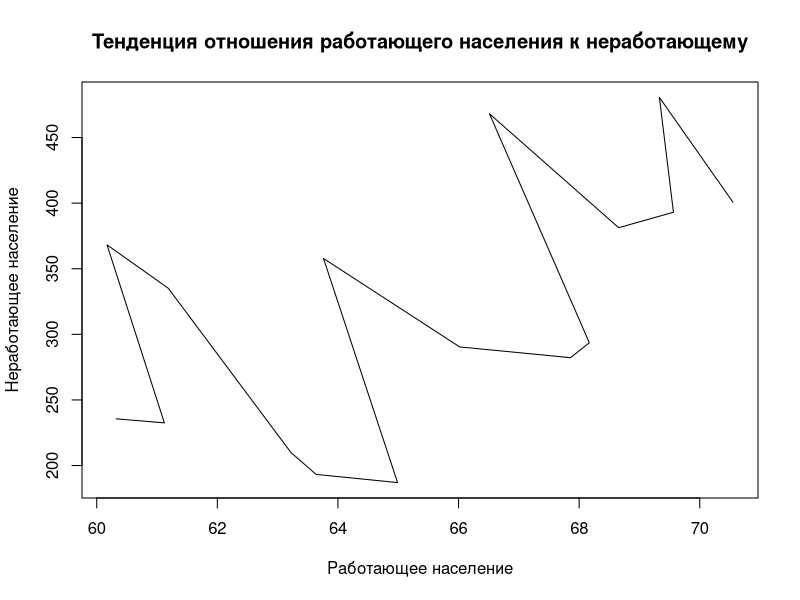
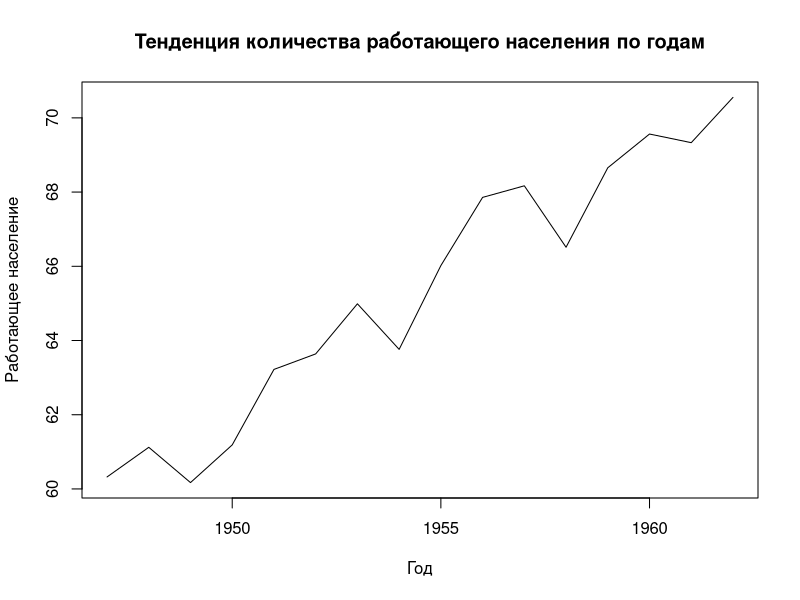
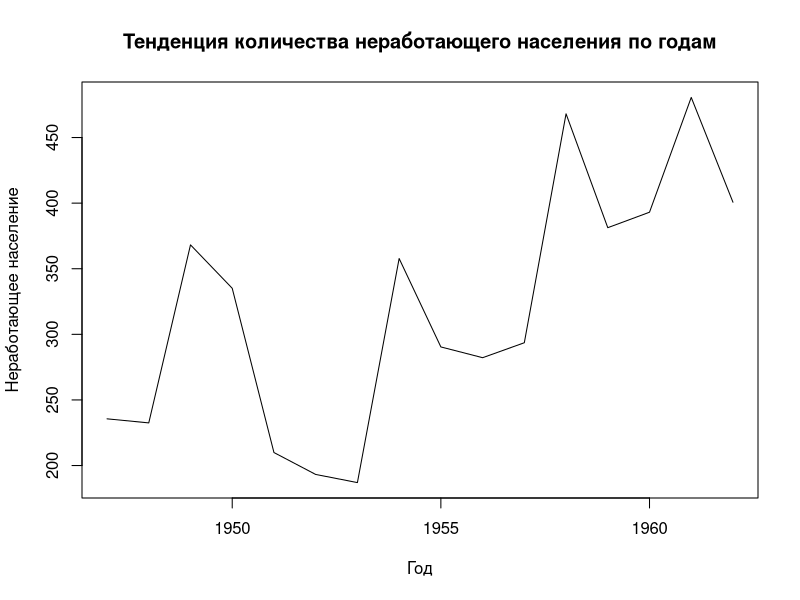
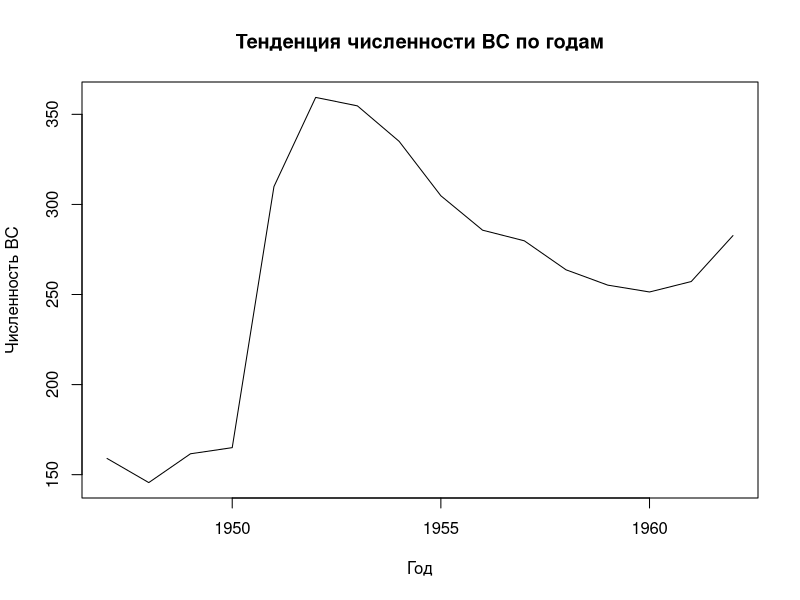
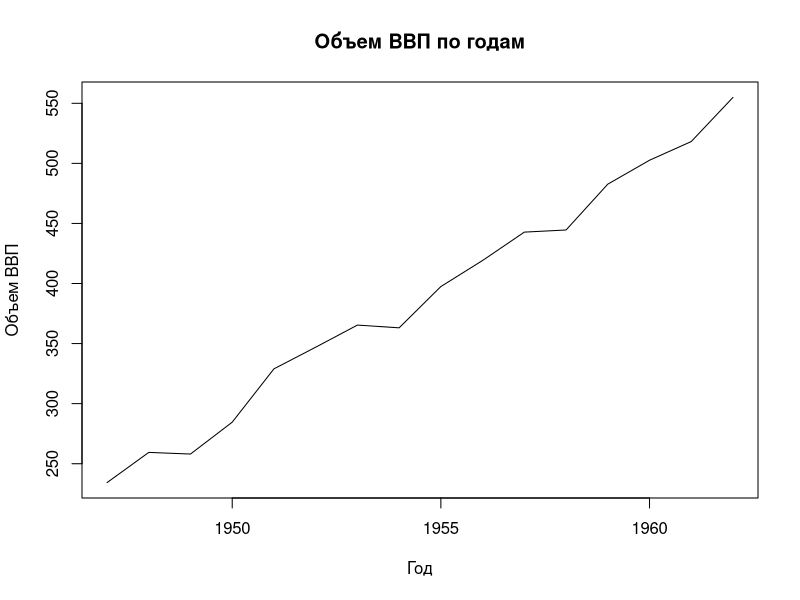
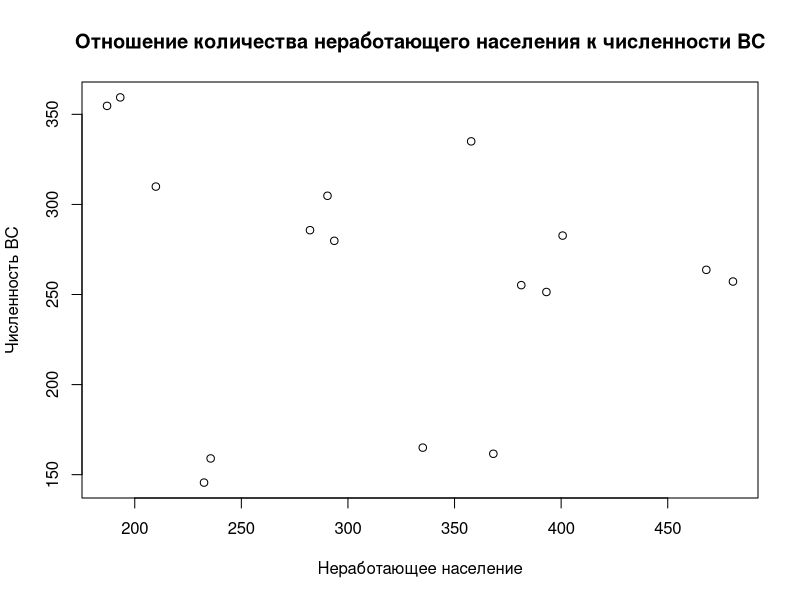
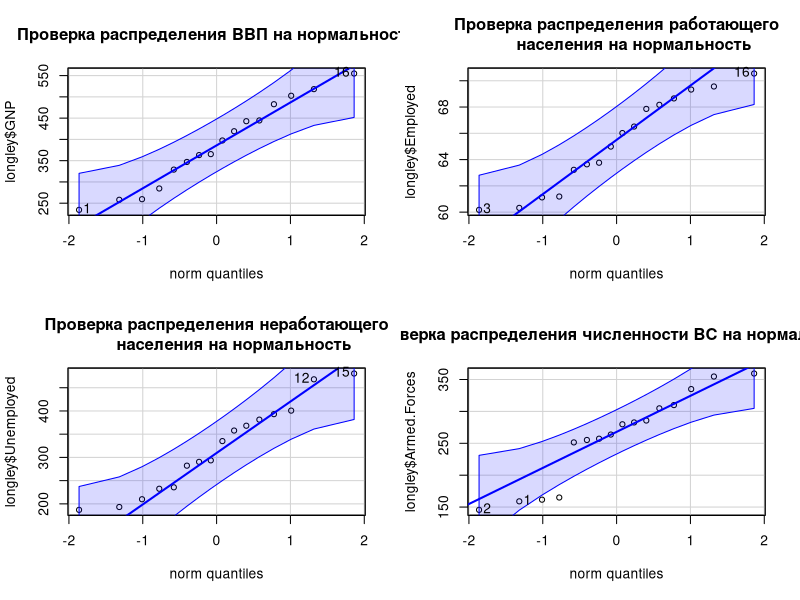
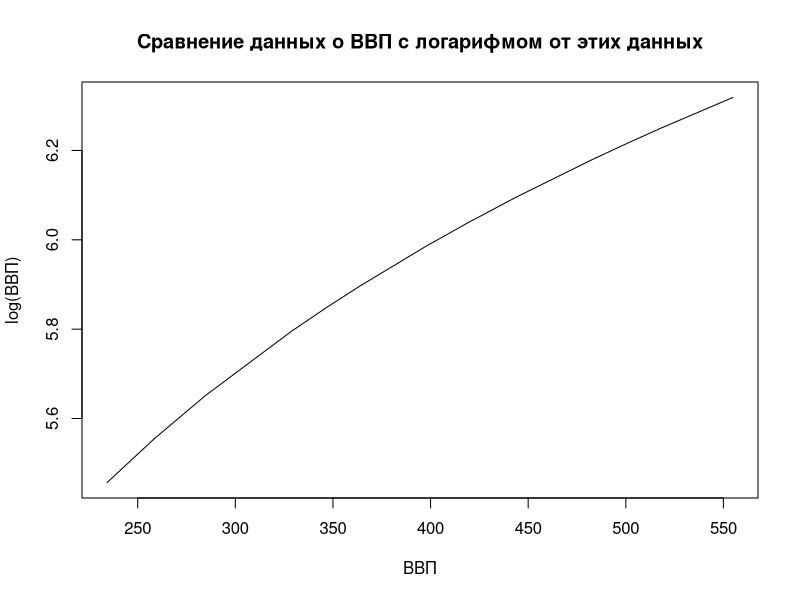

These figures' R source, in order:
setwd("C:/Users/AlmaZ/RStudioProjects/R/LR8")

# longley
paste0('Количество переменных = ', length(longley))
paste0('Объем выборки = ', nrow(longley))
summary(longley)
cor(longley)

plot(longley$Employed, longley$Unemployed, type='l', xlab = 'Работающее население',
     ylab = 'Неработающее население', 
     main = 'Тенденция отношения работающего населения к неработающему')

plot(longley$Year, longley$Employed, type='l', xlab = 'Год',
     ylab = 'Работающее население', 
     main = 'Тенденция количества работающего населения по годам')

plot(longley$Year, longley$Unemployed, type='l', xlab = 'Год',
     ylab = 'Неработающее население', 
     main = 'Тенденция количества неработающего населения по годам')

plot(longley$Year, longley$Armed.Forces, type='l', xlab = 'Год',
     ylab = 'Численность ВС', 
     main = 'Тенденция численности ВС по годам')

plot(longley$Year, longley$GNP, type='l', xlab = 'Год',
     ylab = 'Объем ВВП', 
     main = 'Объем ВВП по годам')

plot(longley$Unemployed, longley$Armed.Forces, xlab = 'Неработающее население',
     ylab = 'Численность ВС', 
     main = 'Отношение количества неработающего населения к численности ВС')


library(car)
par(mfrow=c(2, 2))
qqPlot(longley$GNP, main = 'Проверка распределения ВВП на нормальность')
qqPlot(longley$Employed, main = 'Проверка распределения работающего
       населения на нормальность')
qqPlot(longley$Unemployed, main = 'Проверка распределения неработающего
       населения на нормальность')
qqPlot(longley$Armed.Forces, main = 'Проверка распределения численности ВС на нормальность')

shapiro.test(longley$GNP)
shapiro.test(longley$Employed)
shapiro.test(longley$Unemployed)
shapiro.test(longley$Armed.Forces)


par(mfrow=c(1, 1))
cor(longley$GNP, log(longley$GNP),method="spearman")
plot(longley$GNP, log(longley$GNP), type='l', xlab = 'ВВП',
     ylab = 'log(ВВП)', 
     main = 'Сравнение данных о ВВП с логарифмом от этих данных')



df <- read.csv("Belarus.csv", sep=",", header=T,
              fileEncoding="UTF-8")
df <- df[, -c(1:3)]; df <- t(df)
colnames(df) <- df[1, ]; df <- df[-1, -c(23:27)]
df[df == '..'] <- NA; df <- as.data.frame(df)
df <- data.frame(lapply(df, as.numeric)); rownames(df) <- 1989:2017


library(car)
scatterplotMatrix(df[, c(1:4)], spread=FALSE, lty.smooth=2,
                  main="Матрица диаграмм рассеяния")

plot(rownames(df), df[, 2], type = 'l', xlab = 'Год', ylab = 'Прирост ВВП (в %)')

plot(df$SP.POP.GROW, df[, 2], xlab = 'Прирост населения', ylab = 'Прирост ВВП',
     main = 'Отношение прироста населения к приросту ВВП')
cor.test(df$SP.POP.GROW, df[, 2])

plot(df$SP.POP.GROW, df$SL.UEM.BASC.ZS, xlab = 'Прирост населения', 
     ylab = 'Безработица среди граждан с базовым образованием', 
     main = 'Отношение прироста населения к динамике безработицы')
# cor.test(df$SP.POP.GROW, df$SL.UEM.BASC.ZS)


par(mfrow=c(1, 2))
plot(df$SP.POP.GROW, df$SP.DYN.LE00.IN, xlab = 'Прирост населения', 
     ylab = 'Продолжительность жизни', 
     main = 'Отношение прироста населения к продолжительности жизни')
cor.test(df$SP.POP.GROW, df$SP.DYN.LE00.IN)

plot(df$SP.POP.GROW, df$SP.DYN.CDRT.IN, xlab = 'Прирост населения', 
     ylab = 'Смертность (на 1000 чел.)', 
     main = 'Отношение прироста населения к смертности')
cor.test(df$SP.POP.GROW, df$SP.DYN.CDRT.IN)


plot(df$SE.TER.CUAT.BA.ZS, df$NE.EXP.GNFS.KD.ZG, xlab = 'Люди с высшим образованием', 
     ylab = 'Экспорт товаров',
     main = 'Отношение количества людей с высшим образованием 
     к объему технологичного производства')
# cor.test(df$SE.TER.CUAT.BA.ZS, df$NE.EXP.GNFS.KD.ZG)

plot(df$SE.TER.CUAT.BA.ZS, df$NV.MNF.TECH.ZS.UN, xlab = 'Люди с высшим образованием', 
     ylab = 'Высокотехнологичное производство', 
     main = 'Отношение количества людей с высшим образованием к общему экспорту')
# cor.test(df$SE.TER.CUAT.BA.ZS, df$NV.MNF.TECH.ZS.UN)


par(mfrow=c(1, 1))
plot(df$SE.XPD.TOTL.GD.ZS, df$SE.TER.CUAT.BA.FE.ZS, xlab = 'Расходы на высшее образование', 
     ylab = 'Кумулятивный прирост бакалавров среди женщин (в %)',
     main = 'Отношение расходов на образование к 
     кумулятивному приросту бакалавров среди женщин')
# cor.test(df$SE.XPD.TOTL.GD.ZS, df$SE.TER.CUAT.BA.FE.ZS)

plot(df$SE.TER.CUAT.BA.ZS, df$IP.JRN.ARTC.SC, xlab = 'Люди с высшим образованием', 
     ylab = 'Статьи в научных и технических журналах', 
     main = 'Отношение количества людей с высшим образованием к количеству статей 
     в научных и технических журналах')
# cor.test(df$SE.TER.CUAT.BA.ZS, df$IP.JRN.ARTC.SC)



library(ellipse)
plotcorr(cor(df))

image(1:ncol(cor(df)), 1:nrow(cor(df)), cor(df), col = rainbow(22), axes = F,
      xlab = '', ylab = '')
axis(1, at = 1:ncol(cor(df)), labels=colnames(cor(df)), las = 2)
axis(2, at = 1:nrow(cor(df)), labels=rownames(cor(df)), las = 1)



fit <- lm(SP.DYN.LE00.IN ~ SP.POP.GROW, df)

plot(df$SP.POP.GROW, df$SP.DYN.LE00.IN, xlab="Прирост населения", 
     ylab="Продолжительность жизни", col="blue", 
     main = 'Соотношение прироста населения к продолжительности жизни')
abline(fit, col="red")
scatterplotMatrix(df[, c(12, 13)], spread=FALSE, lty.smooth=2)


plot(df$SP.POP.GROW, predict(fit), xlab="Прирост населения", ylab="Продолжительность жизни", 
     main = 'Предсказание о продолжительности жизни по приросту населения')
abline(fit, col = "green")
